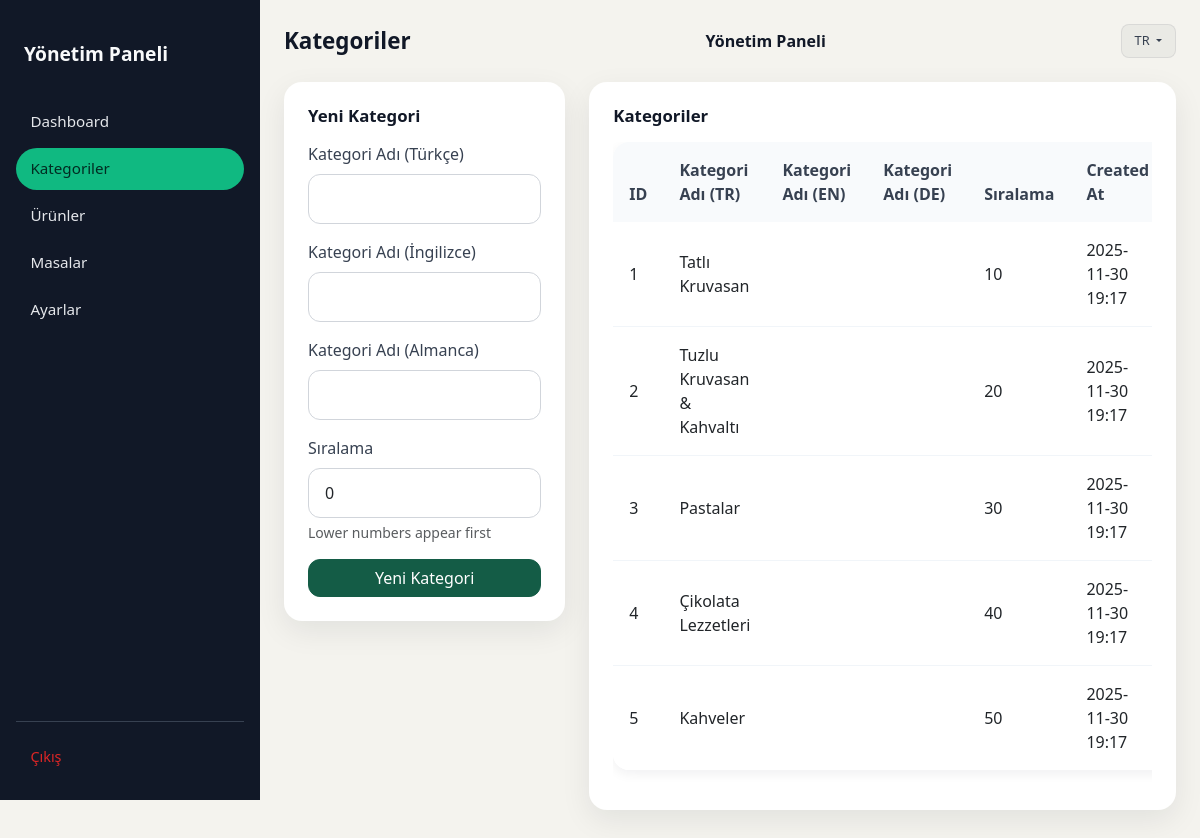
/app/public/admin/categories.php?lang=tr (signed in), run on the app's committed database.
### tables this page shows
CREATE TABLE IF NOT EXISTS categories (
    id INT AUTO_INCREMENT PRIMARY KEY,
    restaurant_id INT NOT NULL,
    name VARCHAR(100),
    sort_order INT DEFAULT 0,
    created_at TIMESTAMP DEFAULT CURRENT_TIMESTAMP,
    FOREIGN KEY (restaurant_id) REFERENCES restaurants(id) ON DELETE CASCADE
);

### app/app/includes/lang.php (called while the page is built, shortened)
<?php
function t(string $key, array $replacements = []): string {
    $translation = $GLOBALS['translations'][$key] ?? $key;
    return $translation;
}
function getCurrentLangCode(): string {
    return $GLOBALS['current_lang'];
}
?>

### app/public/admin/categories.php (the view, shortened to what this page needs)
<?php
$pdo = getDb();
$editCategory = null;
try {
    $stmt = $pdo->prepare("SELECT * FROM categories WHERE restaurant_id = 1 ORDER BY sort_order, id");
    $stmt->execute();
    $categories = $stmt->fetchAll();
} catch (PDOException $e) {
    $error = 'Error fetching categories: ' . $e->getMessage();
    $categories = [];
}
?>
<!DOCTYPE html>
<html lang="<?= getCurrentLangCode() ?>">
<head>
    <link href="https://cdn.jsdelivr.net/npm/bootstrap@5.3.0/dist/css/bootstrap.min.css" rel="stylesheet">
    <link href="/assets/admin.css?v=<?= time() ?>" rel="stylesheet">
    </head>
<body class="admin-body">
    <div class="admin-layout">
        <div class="admin-sidebar" id="mobileSidebar">
            <a href="/admin/dashboard.php" class="admin-sidebar-brand"><?= t('admin.title') ?></a>
            <nav class="admin-sidebar-nav">
                <a href="/admin/dashboard.php"><?= t('admin.dashboard') ?></a>
                <a href="/admin/categories.php" class="active"><?= t('admin.categories') ?></a>
                <a href="/admin/products.php"><?= t('admin.products') ?></a>
                <a href="/admin/tables.php"><?= t('admin.tables') ?></a>
                <a href="/admin/settings.php"><?= t('admin.settings') ?></a>
            </nav>
            <div class="admin-sidebar-footer">
                <a href="/admin/logout.php"><?= t('admin.logout') ?></a>
            </div>
        </div>
        <div class="admin-content">
            <div class="admin-topbar">
                <div class="admin-topbar-left">
                    <h1 class="admin-page-title d-none d-lg-block"><?= t('admin.categories') ?></h1>
                </div>
                <div class="admin-topbar-center">
                    <?php
                    try {
                        $pdo = getDb();
                        $stmt = $pdo->prepare("SELECT logo_path, name FROM restaurants WHERE id = 1 LIMIT 1");
                        $stmt->execute();
                        $restaurant = $stmt->fetch();
                        if ($restaurant && !empty($restaurant['logo_path'])): ?>
                            <img src="<?= htmlspecialchars($restaurant['logo_path']) ?>"
                                 alt="<?= htmlspecialchars($restaurant['name'] ?? 'Restaurant Logo') ?>"
                                 style="height: 32px; max-width: 120px; object-fit: contain;">
                        <?php else: ?>
                            <span class="admin-topbar-logo"><?= t('admin.title') ?></span>
                        <?php endif;
                    } catch (Exception $e) {
                        echo '<span class="admin-topbar-logo">' . t('admin.title') . '</span>';
                    }
                    ?>
                </div>
                <div class="admin-topbar-right">
                    <div class="dropdown">
                        <button class="admin-lang-btn dropdown-toggle" type="button" data-bs-toggle="dropdown">
                            <?= strtoupper(getCurrentLangCode()) ?>
                        </button>
                    </div>
                </div>
            </div>
            <div class="row">
                <div class="col-md-4">
                    <div class="admin-card">
                        <div class="admin-card-header">
                            <h5 class="admin-card-title"><?= $editCategory ? t('admin.edit_category') : t('admin.add_category') ?></h5>
                        </div>
                        <form method="POST">
                            <div class="mb-3">
                                <label for="name" class="form-label"><?= t('admin.category_name_tr') ?></label>
                                <input type="text" class="form-control" id="name" name="name"
                                       value="<?= htmlspecialchars($editCategory['name'] ?? '') ?>" required>
                            </div>
                            <div class="mb-3">
                                <label for="name_en" class="form-label"><?= t('admin.category_name_en') ?></label>
                                <input type="text" class="form-control" id="name_en" name="name_en"
                                       value="<?= htmlspecialchars($editCategory['name_en'] ?? '') ?>">
                            </div>
                            <div class="mb-3">
                                <label for="name_de" class="form-label"><?= t('admin.category_name_de') ?></label>
                                <input type="text" class="form-control" id="name_de" name="name_de"
                                       value="<?= htmlspecialchars($editCategory['name_de'] ?? '') ?>">
                            </div>
                            <div class="mb-3">
                                <label for="sort_order" class="form-label"><?= t('admin.sort_order') ?></label>
                                <input type="number" class="form-control" id="sort_order" name="sort_order"
                                       value="<?= $editCategory['sort_order'] ?? 0 ?>" min="0">
                                <div class="form-text">Lower numbers appear first</div>
                            </div>
                            <div class="d-grid gap-2">
                                <button type="submit" class="btn btn-primary">
                                    <?= $editCategory ? t('admin.edit_category') : t('admin.add_category') ?>
                                </button>
                            </div>
                        </form>
                    </div>
                </div>
                <div class="col-md-8">
                    <div class="admin-card">
                        <div class="admin-card-header">
                            <h5 class="admin-card-title"><?= t('admin.categories') ?></h5>
                        </div>
                        <?php if (empty($categories)): ?>
                            <div class="text-center py-4">
                                <p class="text-muted">No categories found. Add your first category using the form on the left.</p>
                            </div>
                        <?php else: ?>
                            <div class="table-responsive">
                                <table class="table table-rounded">
                                    <thead>
                                        <tr>
                                            <th>ID</th>
                                            <th><?= t('admin.category_name') ?> (TR)</th>
                                            <th><?= t('admin.category_name') ?> (EN)</th>
                                            <th><?= t('admin.category_name') ?> (DE)</th>
                                            <th><?= t('admin.sort_order') ?></th>
                                            <th>Created At</th>
                                        </tr>
                                    </thead>
                                    <tbody>
                                        <?php foreach ($categories as $category): ?>
                                            <tr>
                                                <td><?= $category['id'] ?></td>
                                                <td><?= htmlspecialchars($category['name']) ?></td>
                                                <td><?= htmlspecialchars($category['name_en'] ?? '') ?></td>
                                                <td><?= htmlspecialchars($category['name_de'] ?? '') ?></td>
                                                <td><?= $category['sort_order'] ?></td>
                                                <td><?= date('Y-m-d H:i', strtotime($category['created_at'])) ?></td>
                                            </tr>
                                        <?php endforeach; ?>
                                    </tbody>
                                </table>
                            </div>
                        <?php endif; ?>
                    </div>
                </div>
            </div>
        </div>
    </div>
</body>
</html>

### app/public/assets/admin.css (style rules this page uses)
body.admin-body { background: #f4f3ee; font-family: system-ui, -apple-system, BlinkMacSystemFont, "Segoe UI", sans-serif; }
.admin-layout { display: flex; min-height: 100vh; }
.admin-sidebar { width: 260px; background: #111827; color: #e5e7eb; display: flex; flex-direction: column; padding: 1.5rem 1rem; position: fixed; height: 100vh; overflow-y: auto; }
.admin-sidebar-brand { font-weight: 700; font-size: 1.2rem; color: #f9fafb; margin-bottom: 1.5rem; margin-top: 0.5rem; text-decoration: none; display: block; padding: 0.5rem; border-radius: 8px; transition: background 0.2s ease; }
.admin-sidebar-nav { flex: 1; }
.admin-sidebar-nav a { display: block; padding: 0.6rem 0.9rem; border-radius: 999px; color: #e5e7eb; text-decoration: none; font-size: 0.95rem; margin-bottom: 0.3rem; transition: all 0.2s ease; }
.admin-sidebar-nav a.active { background: #10b981; color: #022c22; font-weight: 500; }
.admin-sidebar-footer { margin-top: auto; padding-top: 1rem; border-top: 1px solid #374151; }
.admin-sidebar-footer a { color: #dc2626; text-decoration: none; font-size: 0.9rem; padding: 0.5rem 0.9rem; border-radius: 8px; display: block; transition: background 0.2s ease; }
.admin-content { flex: 1; margin-left: 260px; padding: 1.5rem; }
.admin-topbar { display: flex; justify-content: space-between; align-items: center; margin-bottom: 1.5rem; }
.admin-page-title { font-size: 1.4rem; font-weight: 600; color: #111827; margin: 0; }
.admin-card { background: #ffffff; border-radius: 18px; box-shadow: 0 10px 30px rgba(15, 23, 42, 0.08); padding: 1.5rem; margin-bottom: 1.5rem; border: none; transition: box-shadow 0.2s ease; }
.admin-card-header { display: flex; justify-content: space-between; align-items: center; margin-bottom: 1rem; }
.admin-card-title { font-weight: 600; font-size: 1.05rem; color: #111827; margin: 0; }
.table-rounded { border-radius: 16px; overflow: hidden; box-shadow: 0 4px 12px rgba(15, 23, 42, 0.06); }
.table-rounded thead th { background: #f8fafc; border: none; font-weight: 600; color: #374151; padding: 1rem; }
.table-rounded tbody td { border: none; padding: 1rem; vertical-align: middle; }
.table-rounded tbody tr { border-bottom: 1px solid #f1f5f9; }
.table-rounded tbody tr:last-child { border-bottom: none; }
.btn-primary { background: #145c46; border-color: #145c46; border-radius: 12px; font-weight: 500; transition: all 0.2s ease; }
.form-control { border-radius: 12px; border: 1px solid #d1d5db; padding: 0.75rem 1rem; transition: all 0.2s ease; }
.form-label { font-weight: 500; color: #374151; margin-bottom: 0.5rem; }
.admin-topbar-left, .admin-topbar-center, .admin-topbar-right { display: flex; align-items: center; }
.admin-topbar-center { flex: 1; justify-content: center; }
.admin-topbar-right { justify-content: flex-end; gap: 0.5rem; }
.admin-topbar-logo { font-weight: 600; font-size: 1rem; color: #111827; white-space: nowrap; }
.admin-lang-btn { border-radius: 8px; font-size: 0.8rem; font-weight: 500; padding: 0.4rem 0.8rem; background: rgba(17, 24, 39, 0.04); border: 1px solid rgba(17, 24, 39, 0.08); color: #374151; transition: all 0.2s ease; min-width: 50px; }
@media (min-width: 992px) { .admin-sidebar { transform: translateX(0); position: fixed; top: 0; bottom: auto; height: 100vh; box-shadow: none; } }
@media (min-width: 992px) { .admin-content { margin-left: 260px; } }

### data on the page
categories: id "1", name "Tatlı Kruvasan", sort_order "10", created_at "2025-11-30 19:17"
categories: id "2", name "Tuzlu Kruvasan & Kahvaltı", sort_order "20", created_at "2025-11-30 19:17"
categories: id "3", name "Pastalar", sort_order "30", created_at "2025-11-30 19:17"
categories: id "4", name "Çikolata Lezzetleri", sort_order "40", created_at "2025-11-30 19:17"
categories: id "5", name "Kahveler", sort_order "50", created_at "2025-11-30 19:17"

### other printed values
t('admin.title') "Yönetim Paneli"
t('admin.dashboard') "Dashboard"
t('admin.categories') "Kategoriler"
t('admin.products') "Ürünler"
t('admin.tables') "Masalar"
t('admin.settings') "Ayarlar"
t('admin.logout') "Çıkış"
getCurrentLangCode() "TR"
t('admin.add_category') "Yeni Kategori"
t('admin.category_name_tr') "Kategori Adı (Türkçe)"
t('admin.category_name_en') "Kategori Adı (İngilizce)"
t('admin.category_name_de') "Kategori Adı (Almanca)"
t('admin.sort_order') "Sıralama"
t('admin.category_name') "Kategori Adı"
